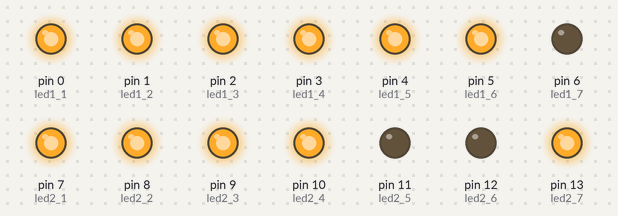
Simulated run of this sketch. Board: Arduino Uno, built with avr-gcc and run on an emulated ATmega328P. Shown: output pins drawn as LEDs (lit = HIGH).

Above: at 0.1 s.
At 4.1 s:
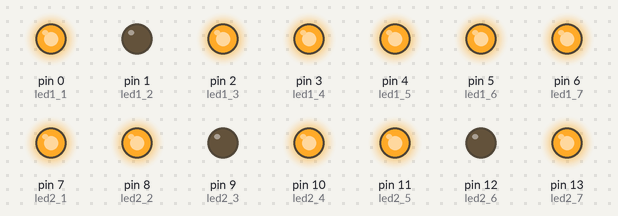
At 9.1 s:
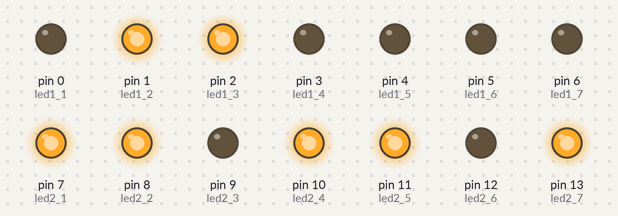
At 19.1 s:
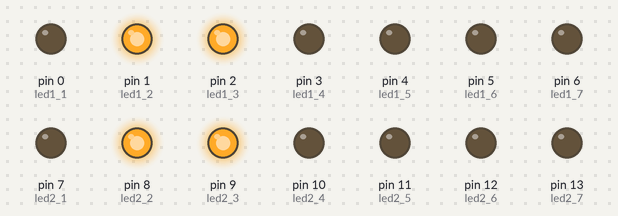
At 29.1 s:
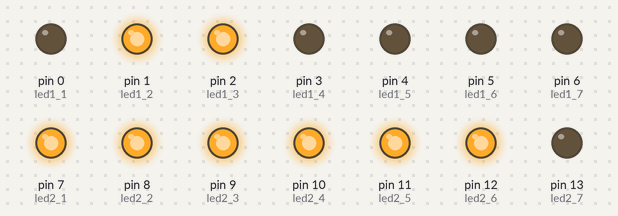
At 39.1 s:
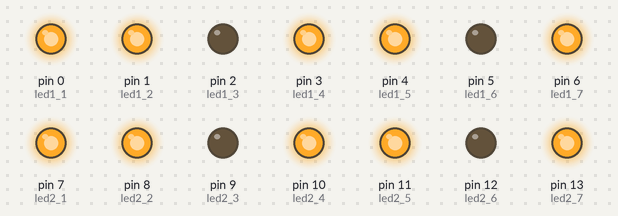
Timing chart, 0 to 40.0 s (numbered marks = the images above):
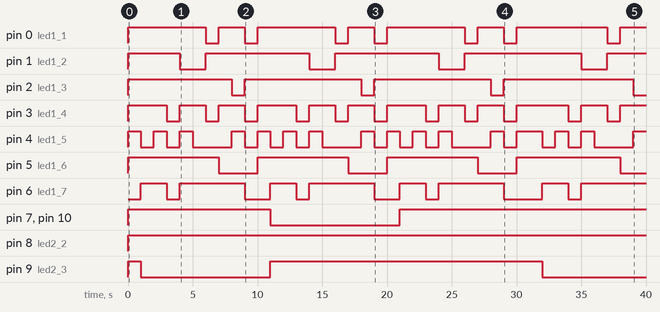

The sketch:

7SegmentDisplayCounter.ino
```cpp
#define led1_1 0
#define led1_2 1
#define led1_3 2
#define led1_4 3
#define led1_5 4
#define led1_6 5
#define led1_7 6
#define led2_1 7
#define led2_2 8
#define led2_3 9
#define led2_4 10
#define led2_5 11
#define led2_6 12
#define led2_7 13

void setup()
{
  pinMode(led1_1, OUTPUT);
  pinMode(led1_2, OUTPUT);
  pinMode(led1_3, OUTPUT);
  pinMode(led1_4, OUTPUT);
  pinMode(led1_5, OUTPUT);
  pinMode(led1_6, OUTPUT);
  pinMode(led1_7, OUTPUT);
  pinMode(led2_1, OUTPUT);
  pinMode(led2_2, OUTPUT);
  pinMode(led2_3, OUTPUT);
  pinMode(led2_4, OUTPUT);
  pinMode(led2_5, OUTPUT);
  pinMode(led2_6, OUTPUT);
  pinMode(led2_7, OUTPUT);

}

void loop()
{
 for (int i = 30; i >= 0; i--) {
   int quot=i/10;
   int rem=i%10;
    displayNumber(quot,rem);
    delay(1000);
 }
}

void displayNumber(int m,int s){
  if(m==0){
      digitalWrite(led2_1,HIGH);
      digitalWrite(led2_2,HIGH);
      digitalWrite(led2_3,HIGH);
      digitalWrite(led2_4,HIGH);
      digitalWrite(led2_5,HIGH);
      digitalWrite(led2_6,HIGH);

}
  if(m==3){
    digitalWrite(led2_5,LOW);
    digitalWrite(led2_6,LOW);
     digitalWrite(led2_1,HIGH);
    digitalWrite(led2_2,HIGH);
    digitalWrite(led2_7,HIGH);
      digitalWrite(led2_4,HIGH);
    digitalWrite(led2_3,HIGH);
  }
  if(m==2){
    digitalWrite(led2_3,LOW);
    digitalWrite(led2_6,LOW);
     digitalWrite(led2_1,HIGH);
    digitalWrite(led2_2,HIGH);
    digitalWrite(led2_7,HIGH);
      digitalWrite(led2_4,HIGH);
    digitalWrite(led2_5,HIGH);

  }
  if(m==1){
      digitalWrite(led2_1,LOW);
      digitalWrite(led2_7,LOW);
      digitalWrite(led2_4,LOW);
      digitalWrite(led2_5,LOW);
      digitalWrite(led2_3,HIGH);

  }
   if(s==0){
      digitalWrite(led1_1,HIGH);
      digitalWrite(led1_2,HIGH);
      digitalWrite(led1_3,HIGH);
      digitalWrite(led1_4,HIGH);
      digitalWrite(led1_5,HIGH);
      digitalWrite(led1_6,HIGH);

}
   if(s==9){
      digitalWrite(led1_5,LOW);
      digitalWrite(led1_7,HIGH);

   }
  if(s==8){
      digitalWrite(led1_1,HIGH);
      digitalWrite(led1_2,HIGH);
      digitalWrite(led1_3,HIGH);
      digitalWrite(led1_4,HIGH);
      digitalWrite(led1_5,HIGH);
      digitalWrite(led1_6,HIGH);
      digitalWrite(led1_7,HIGH);

  }
  if(s==7){
    digitalWrite(led1_4,LOW);
      digitalWrite(led1_5,LOW);
    digitalWrite(led1_7,LOW);
  }
  if(s==6){
      digitalWrite(led1_2,LOW);
      digitalWrite(led1_4,HIGH);
          digitalWrite(led1_7,HIGH);
      digitalWrite(led1_5,HIGH);


  }
  if(s==5){
    digitalWrite(led1_5,LOW);
      digitalWrite(led1_1,HIGH);


}
  if(s==4){
      digitalWrite(led1_1,LOW);
      digitalWrite(led1_4,LOW);
      digitalWrite(led1_2,HIGH);

  }
  if(s==3){
      digitalWrite(led1_5,LOW);
      digitalWrite(led1_6,LOW);
      digitalWrite(led1_1,HIGH);
      digitalWrite(led1_4,HIGH);

  }
  if(s==2){
      digitalWrite(led1_3,LOW);
      digitalWrite(led1_5,HIGH);

  }
  if(s==1){
      digitalWrite(led1_1,LOW);
      digitalWrite(led1_7,LOW);
      digitalWrite(led1_4,LOW);
      digitalWrite(led1_5,LOW);
      digitalWrite(led1_3,HIGH);

  }
}
```

Measured:
- by itself, pin 0 (led1_1): LOW → HIGH at 0.00 s, → LOW 6.0 s later, → HIGH 1.0 s later, → LOW 2.0 s later, … (15 changes in this stretch)
- by itself, pin 1 (led1_2): LOW → HIGH at 0.00 s, → LOW 4.0 s later, → HIGH 2.0 s later, → LOW 8.0 s later, … (9 changes in this stretch)
- by itself, pin 2 (led1_3): repeats every 10.0 s: LOW 1.0 s, HIGH 9.0 s
- by itself, pin 3 (led1_4): LOW → HIGH at 0.00 s, → LOW 3.0 s later, → HIGH 1.0 s later, → LOW 2.0 s later, … (23 changes in this stretch)
- by itself, pin 4 (led1_5): LOW → HIGH at 0.00 s, → LOW 1.0 s later, → HIGH 1.0 s later, → LOW 1.0 s later, … (31 changes in this stretch)
- by itself, pin 5 (led1_6): alternates HIGH for 7.0 s and LOW for 3.0 s
- by itself, pin 6 (led1_7): LOW → HIGH at 1.0 s, → LOW 2.0 s later, → HIGH 1.0 s later, → LOW 5.0 s later, … (15 changes in this stretch)
- by itself, pin 7 (led2_1), pin 10 (led2_4): LOW → HIGH at 0.00 s, → LOW 11.0 s later, → HIGH 10.0 s later
